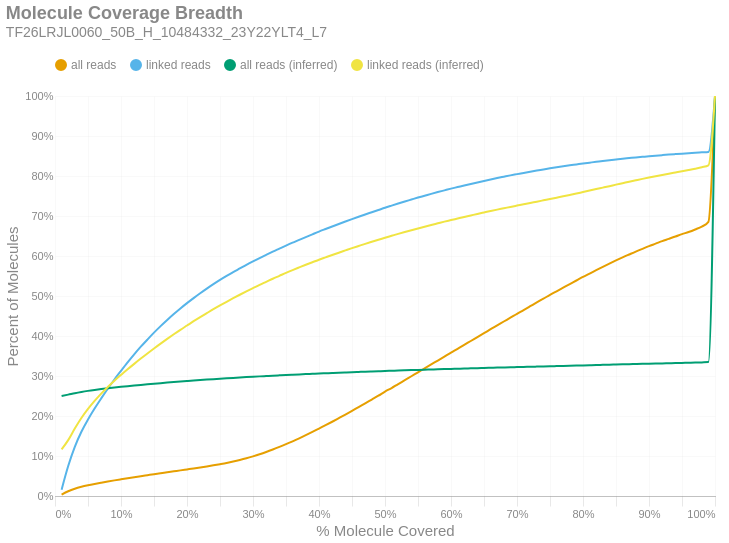

Notebook code for this chart:
### Markdown cell above
### Molecule Read Coverage
This chart shows molecule coverage breadth as computed by the number of bases aligned to that molecule. In other words, "*how much of each unique long molecule is actually sequenced/aligned?*" Keep in mind there is a distinction between sequences and alignments, since some sequences belonging to a particular molecule may not align well and wouldn't appear in the alignment data. This chart also shows molecule coverage breadth as computed by the *inferred fragment* from which the aligned sequences originate. Unlike read coverage, this calculation takes into account the total insert size, including unsequenced gaps between the forward and reverse reads. Like the previous figures, these are cumulative percents.

### Code cell
if SKIPLR:
    print_html(f"Skipped")
else:
    binned_df = consolidated_hist(valids['coverage_bp'], mask, 0.01, True)
    binned_df_inf = consolidated_hist(valids['coverage_inserts'], mask, 0.01, True)
    binned_df = binned_df.with_columns(pl.lit(binned_df_inf['all reads (cumsum)']).alias('all reads (inferred)'))
    binned_df = binned_df.with_columns(pl.lit(binned_df_inf['linked reads (cumsum)']).alias('linked reads (inferred)'))
    binned_df = binned_df.with_columns(
        (pl.col('bin').cast(pl.Float64) + 0.01).alias('right_edge')
    )

    with SafeRender(binned_df):
        (
            density_plot(binned_df, 'Molecule Coverage Breadth', samplename, 'molcov', ['all reads (inferred)','linked reads (inferred)'])
            .encode(
                #x=alt.X('bin:Q', title="% Molecule Covered").axis(format = '%').scale(padding=0),
                x=alt.X('right_edge:Q', title="% Molecule Covered").axis(format='%').scale(padding=0),
                y=alt.Y('value:Q', title='Percent of Molecules')
                    .axis(format='%')
                    .stack(False)
                    .scale(domainMin=0, padding=0),
                color=alt.Color("key:N").scale(domain = ["all reads", "linked reads", "all reads (inferred)", "linked reads (inferred)"]),
                tooltip = [
                    alt.Tooltip("key:N", title = "Data Type"),
                    alt.Tooltip("range_label:N", title="% Molecule Covered"),
                    alt.Tooltip("value:Q", format = ".2%", title="% Molecules")
                ]
            )
        ).display()

### Figure 1 — Vega-Lite specification as saved in the notebook (floating-point values rounded to 4 significant figures)
{"width": "container", "height": 400, "config": {"title": {"anchor": "start", "dy": -15, "fontSize": 18, "color": "#888888", "subtitleColor": "#888888", "subtitleFontSize": 14}, "arc": {"fill": "#0072B2"}, "axis": {"domainColor": "#888888", "domainWidth": 0.5, "gridWidth": 0.2, "grid": false, "titleFontWeight": 400, "titleFontSize": 15, "labelFontSize": 11, "labelColor": "#888888", "tickColor": "#888888", "tickWidth": 0.2, "titleColor": "#888888"}, "axisBand": {"grid": false}, "axisX": {"grid": true, "tickSize": 10, "domainCap": "round"}, "axisY": {"domain": false, "grid": true, "tickSize": 0, "domainCap": "round"}, "background": "transparent", "header": {"labelFontSize": 15, "labelColor": "#888888", "titleFontSize": 15, "titleFontWeight": 600, "titleColor": "#888888"}, "legend": {"labelFont": "sans-serif", "labelFontSize": 12, "labelColor": "#888888", "symbolSize": 100, "symbolType": "circle", "titleFontSize": 12, "titlePadding": 10, "titleColor": "#888888", "title": null, "orient": "top"}, "range": {"category": ["#E69F00", "#56B4E9", "#009E73", "#F0E442", "#0072B2", "#D55E00", "#CC79A7", "#000000"], "diverging": ["#cfe8f3", "#a2d4ec", "#73bfe2", "#46abdb", "#1696d2", "#12719e"]}, "area": {"fill": "#0072B2", "fillOpacity": 0.7, "line": true, "strokeOpacity": 0.7}, "line": {"color": "#0072B2", "stroke": "#0072B2", "strokeWidth": 2}, "trail": {"color": "#0072B2", "stroke": "#0072B2", "strokeWidth": 0, "size": 1}, "point": {"filled": true, "fillOpacity": 1.0, "size": 95}, "text": {"color": "#888888", "fontSize": 11, "align": "right", "fontWeight": 400, "size": 11}, "bar": {"fill": "#0072B2", "stroke": null}, "view": {"stroke": null, "continuousWidth": 660, "continuousHeight": 400}}, "data": {"name": "data-cca4b980fba22dd42af0afecbb14de31"}, "mark": {"type": "line", "interpolate": "monotone", "point": {"opacity": 0, "size": 275}}, "encoding": {"color": {"field": "key", "scale": {"domain": ["all reads", "linked reads", "all reads (inferred)", "linked reads (inferred)"]}, "type": "nominal"}, "tooltip": [{"field": "key", "title": "Data Type", "type": "nominal"}, {"field": "range_label", "title": "% Molecule Covered", "type": "nominal"}, {"field": "value", "format": ".2%", "title": "% Molecules", "type": "quantitative"}], "x": {"axis": {"format": "%"}, "field": "right_edge", "scale": {"padding": 0}, "title": "% Molecule Covered", "type": "quantitative"}, "y": {"axis": {"format": "%"}, "field": "value", "scale": {"domainMin": 0, "padding": 0}, "stack": false, "title": "Percent of Molecules", "type": "quantitative"}}, "params": [{"name": "param_c36ac31b6afebe62", "select": {"type": "point", "fields": ["key"]}, "bind": "legend"}], "title": {"text": "Molecule Coverage Breadth", "subtitle": "TF26LRJL0060_50B_H_10484332_23Y22YLT4_L7"}, "transform": [{"fold": ["all reads (cumsum)", "linked reads (cumsum)", "all reads (inferred)", "linked reads (inferred)"]}, {"calculate": "replace(datum.key, ' (cumsum)', '')", "as": "key"}, {"filter": {"param": "param_c36ac31b6afebe62"}}], "usermeta": {"embedOptions": {"downloadFileName": "TF26LRJL0060_50B_H_10484332_23Y22YLT4_L7.molcov"}}, "$schema": "https://vega.github.io/schema/vega-lite/v6.4.1.json", "datasets": {"data-cca4b980fba22dd42af0afecbb14de31": [{"bin": "0.0", "interval": "0.0-0.01", "all reads": 0.003511, "linked reads": 0.01588, "all reads (cumsum)": 0.003511, "linked reads (cumsum)": 0.01588, "range_label": "0.0-0.01", "all reads (inferred)": 0.2501, "linked reads (inferred)": 0.1165, "right_edge": 0.01}, {"bin": "0.01", "interval": "0.01-0.02", "all reads": 0.008352, "linked reads": 0.05908, "all reads (cumsum)": 0.01186, "linked reads (cumsum)": 0.07496, "range_label": "0.01-0.02", "all reads (inferred)": 0.2534, "linked reads (inferred)": 0.1398, "right_edge": 0.02}, {"bin": "0.02", "interval": "0.02-0.03", "all reads": 0.006352, "linked reads": 0.04799, "all reads (cumsum)": 0.01821, "linked reads (cumsum)": 0.1229, "range_label": "0.02-0.03", "all reads (inferred)": 0.257, "linked reads (inferred)": 0.1686, "right_edge": 0.03}, {"bin": "0.03", "interval": "0.03-0.04", "all reads": 0.004784, "linked reads": 0.0376, "all reads (cumsum)": 0.023, "linked reads (cumsum)": 0.1605, "range_label": "0.03-0.04", "all reads (inferred)": 0.2601, "linked reads (inferred)": 0.1949, "right_edge": 0.04}, {"bin": "0.04", "interval": "0.04-0.05", "all reads": 0.003873, "linked reads": 0.03094, "all reads (cumsum)": 0.02687, "linked reads (cumsum)": 0.1915, "range_label": "0.04-0.05", "all reads (inferred)": 0.2628, "linked reads (inferred)": 0.2177, "right_edge": 0.05}, {"bin": "0.05", "interval": "0.05-0.06", "all reads": 0.003361, "linked reads": 0.02734, "all reads (cumsum)": 0.03023, "linked reads (cumsum)": 0.2188, "range_label": "0.05-0.06", "all reads (inferred)": 0.2652, "linked reads (inferred)": 0.2378, "right_edge": 0.06}, {"bin": "0.06", "interval": "0.06-0.07", "all reads": 0.003072, "linked reads": 0.02517, "all reads (cumsum)": 0.0333, "linked reads (cumsum)": 0.244, "range_label": "0.06-0.07", "all reads (inferred)": 0.2673, "linked reads (inferred)": 0.256, "right_edge": 0.07}, {"bin": "0.07", "interval": "0.07-0.08", "all reads": 0.002937, "linked reads": 0.02413, "all reads (cumsum)": 0.03624, "linked reads (cumsum)": 0.2681, "range_label": "0.07-0.08", "all reads (inferred)": 0.2693, "linked reads (inferred)": 0.2725, "right_edge": 0.08}, {"bin": "0.08", "interval": "0.08-0.09", "all reads": 0.002833, "linked reads": 0.02312, "all reads (cumsum)": 0.03907, "linked reads (cumsum)": 0.2912, "range_label": "0.08-0.09", "all reads (inferred)": 0.2711, "linked reads (inferred)": 0.2882, "right_edge": 0.09}, {"bin": "0.09", "interval": "0.09-0.1", "all reads": 0.002712, "linked reads": 0.0217, "all reads (cumsum)": 0.04179, "linked reads (cumsum)": 0.3129, "range_label": "0.09-0.1", "all reads (inferred)": 0.2729, "linked reads (inferred)": 0.3028, "right_edge": 0.1}, {"bin": "0.1", "interval": "0.1-0.11", "all reads": 0.002669, "linked reads": 0.02116, "all reads (cumsum)": 0.04445, "linked reads (cumsum)": 0.3341, "range_label": "0.1-0.11", "all reads (inferred)": 0.2746, "linked reads (inferred)": 0.3168, "right_edge": 0.11}, {"bin": "0.11", "interval": "0.11-0.12", "all reads": 0.002587, "linked reads": 0.02003, "all reads (cumsum)": 0.04704, "linked reads (cumsum)": 0.3541, "range_label": "0.11-0.12", "all reads (inferred)": 0.2762, "linked reads (inferred)": 0.3304, "right_edge": 0.12}, {"bin": "0.12", "interval": "0.12-0.13", "all reads": 0.002527, "linked reads": 0.0191, "all reads (cumsum)": 0.04957, "linked reads (cumsum)": 0.3732, "range_label": "0.12-0.13", "all reads (inferred)": 0.2777, "linked reads (inferred)": 0.3436, "right_edge": 0.13}, {"bin": "0.13", "interval": "0.13-0.14", "all reads": 0.002455, "linked reads": 0.01785, "all reads (cumsum)": 0.05202, "linked reads (cumsum)": 0.3911, "range_label": "0.13-0.14", "all reads (inferred)": 0.2793, "linked reads (inferred)": 0.3564, "right_edge": 0.14}, {"bin": "0.14", "interval": "0.14-0.15", "all reads": 0.002459, "linked reads": 0.01725, "all reads (cumsum)": 0.05448, "linked reads (cumsum)": 0.4083, "range_label": "0.14-0.15", "all reads (inferred)": 0.2807, "linked reads (inferred)": 0.3689, "right_edge": 0.15}, {"bin": "0.15", "interval": "0.15-0.16", "all reads": 0.002404, "linked reads": 0.01635, "all reads (cumsum)": 0.05689, "linked reads (cumsum)": 0.4247, "range_label": "0.15-0.16", "all reads (inferred)": 0.2822, "linked reads (inferred)": 0.381, "right_edge": 0.16}, {"bin": "0.16", "interval": "0.16-0.17", "all reads": 0.002379, "linked reads": 0.01543, "all reads (cumsum)": 0.05927, "linked reads (cumsum)": 0.4401, "range_label": "0.16-0.17", "all reads (inferred)": 0.2835, "linked reads (inferred)": 0.3928, "right_edge": 0.17}, {"bin": "0.17", "interval": "0.17-0.18", "all reads": 0.002398, "linked reads": 0.01486, "all reads (cumsum)": 0.06166, "linked reads (cumsum)": 0.455, "range_label": "0.17-0.18", "all reads (inferred)": 0.2849, "linked reads (inferred)": 0.4043, "right_edge": 0.18}, {"bin": "0.18", "interval": "0.18-0.19", "all reads": 0.002384, "linked reads": 0.01393, "all reads (cumsum)": 0.06405, "linked reads (cumsum)": 0.4689, "range_label": "0.18-0.19", "all reads (inferred)": 0.2862, "linked reads (inferred)": 0.4154, "right_edge": 0.19}, {"bin": "0.19", "interval": "0.19-0.2", "all reads": 0.002431, "linked reads": 0.01337, "all reads (cumsum)": 0.06648, "linked reads (cumsum)": 0.4823, "range_label": "0.19-0.2", "all reads (inferred)": 0.2874, "linked reads (inferred)": 0.4262, "right_edge": 0.2}, {"bin": "0.2", "interval": "0.2-0.21", "all reads": 0.00243, "linked reads": 0.01254, "all reads (cumsum)": 0.06891, "linked reads (cumsum)": 0.4948, "range_label": "0.2-0.21", "all reads (inferred)": 0.2887, "linked reads (inferred)": 0.437, "right_edge": 0.21}, {"bin": "0.21", "interval": "0.21-0.22", "all reads": 0.002507, "linked reads": 0.01204, "all reads (cumsum)": 0.07142, "linked reads (cumsum)": 0.5068, "range_label": "0.21-0.22", "all reads (inferred)": 0.2898, "linked reads (inferred)": 0.4472, "right_edge": 0.22}, {"bin": "0.22", "interval": "0.22-0.23", "all reads": 0.002587, "linked reads": 0.01157, "all reads (cumsum)": 0.074, "linked reads (cumsum)": 0.5184, "range_label": "0.22-0.23", "all reads (inferred)": 0.291, "linked reads (inferred)": 0.4571, "right_edge": 0.23}, {"bin": "0.23", "interval": "0.23-0.24", "all reads": 0.002717, "linked reads": 0.01109, "all reads (cumsum)": 0.07672, "linked reads (cumsum)": 0.5295, "range_label": "0.23-0.24", "all reads (inferred)": 0.2921, "linked reads (inferred)": 0.467, "right_edge": 0.24}, {"bin": "0.24", "interval": "0.24-0.25", "all reads": 0.002887, "linked reads": 0.01058, "all reads (cumsum)": 0.07961, "linked reads (cumsum)": 0.5401, "range_label": "0.24-0.25", "all reads (inferred)": 0.2932, "linked reads (inferred)": 0.4764, "right_edge": 0.25}, {"bin": "0.25", "interval": "0.25-0.26", "all reads": 0.003025, "linked reads": 0.009968, "all reads (cumsum)": 0.08263, "linked reads (cumsum)": 0.5501, "range_label": "0.25-0.26", "all reads (inferred)": 0.2942, "linked reads (inferred)": 0.4855, "right_edge": 0.26}, {"bin": "0.26", "interval": "0.26-0.27", "all reads": 0.003414, "linked reads": 0.009617, "all reads (cumsum)": 0.08605, "linked reads (cumsum)": 0.5597, "range_label": "0.26-0.27", "all reads (inferred)": 0.2953, "linked reads (inferred)": 0.4945, "right_edge": 0.27}, {"bin": "0.27", "interval": "0.27-0.28", "all reads": 0.003816, "linked reads": 0.009083, "all reads (cumsum)": 0.08986, "linked reads (cumsum)": 0.5688, "range_label": "0.27-0.28", "all reads (inferred)": 0.2962, "linked reads (inferred)": 0.5031, "right_edge": 0.28}, {"bin": "0.28", "interval": "0.28-0.29", "all reads": 0.004294, "linked reads": 0.009125, "all reads (cumsum)": 0.09416, "linked reads (cumsum)": 0.5779, "range_label": "0.28-0.29", "all reads (inferred)": 0.2972, "linked reads (inferred)": 0.5116, "right_edge": 0.29}, {"bin": "0.29", "interval": "0.29-0.3", "all reads": 0.004865, "linked reads": 0.008697, "all reads (cumsum)": 0.09902, "linked reads (cumsum)": 0.5866, "range_label": "0.29-0.3", "all reads (inferred)": 0.2981, "linked reads (inferred)": 0.5198, "right_edge": 0.3}, {"bin": "0.3", "interval": "0.3-0.31", "all reads": 0.005247, "linked reads": 0.008359, "all reads (cumsum)": 0.1043, "linked reads (cumsum)": 0.5949, "range_label": "0.3-0.31", "all reads (inferred)": 0.2991, "linked reads (inferred)": 0.5278, "right_edge": 0.31}, {"bin": "0.31", "interval": "0.31-0.32", "all reads": 0.005712, "linked reads": 0.008098, "all reads (cumsum)": 0.11, "linked reads (cumsum)": 0.603, "range_label": "0.31-0.32", "all reads (inferred)": 0.2999, "linked reads (inferred)": 0.5355, "right_edge": 0.32}, {"bin": "0.32", "interval": "0.32-0.33", "all reads": 0.006153, "linked reads": 0.007923, "all reads (cumsum)": 0.1161, "linked reads (cumsum)": 0.611, "range_label": "0.32-0.33", "all reads (inferred)": 0.3008, "linked reads (inferred)": 0.5432, "right_edge": 0.33}, {"bin": "0.33", "interval": "0.33-0.34", "all reads": 0.006509, "linked reads": 0.007537, "all reads (cumsum)": 0.1226, "linked reads (cumsum)": 0.6185, "range_label": "0.33-0.34", "all reads (inferred)": 0.3016, "linked reads (inferred)": 0.5505, "right_edge": 0.34}, {"bin": "0.34", "interval": "0.34-0.35", "all reads": 0.006864, "linked reads": 0.007549, "all reads (cumsum)": 0.1295, "linked reads (cumsum)": 0.626, "range_label": "0.34-0.35", "all reads (inferred)": 0.3025, "linked reads (inferred)": 0.5579, "right_edge": 0.35}, {"bin": "0.35", "interval": "0.35-0.36", "all reads": 0.007156, "linked reads": 0.007296, "all reads (cumsum)": 0.1367, "linked reads (cumsum)": 0.6333, "range_label": "0.35-0.36", "all reads (inferred)": 0.3033, "linked reads (inferred)": 0.5648, "right_edge": 0.36}, {"bin": "0.36", "interval": "0.36-0.37", "all reads": 0.007532, "linked reads": 0.006941, "all reads (cumsum)": 0.1442, "linked reads (cumsum)": 0.6403, "range_label": "0.36-0.37", "all reads (inferred)": 0.304, "linked reads (inferred)": 0.5714, "right_edge": 0.37}, {"bin": "0.37", "interval": "0.37-0.38", "all reads": 0.007876, "linked reads": 0.007104, "all reads (cumsum)": 0.1521, "linked reads (cumsum)": 0.6474, "range_label": "0.37-0.38", "all reads (inferred)": 0.3048, "linked reads (inferred)": 0.578, "right_edge": 0.38}, {"bin": "0.38", "interval": "0.38-0.39", "all reads": 0.008162, "linked reads": 0.006837, "all reads (cumsum)": 0.1602, "linked reads (cumsum)": 0.6542, "range_label": "0.38-0.39", "all reads (inferred)": 0.3055, "linked reads (inferred)": 0.5843, "right_edge": 0.39}, {"bin": "0.39", "interval": "0.39-0.4", "all reads": 0.008423, "linked reads": 0.006799, "all reads (cumsum)": 0.1687, "linked reads (cumsum)": 0.661, "range_label": "0.39-0.4", "all reads (inferred)": 0.3062, "linked reads (inferred)": 0.5906, "right_edge": 0.4}, {"bin": "0.4", "interval": "0.4-0.41", "all reads": 0.008351, "linked reads": 0.006436, "all reads (cumsum)": 0.177, "linked reads (cumsum)": 0.6675, "range_label": "0.4-0.41", "all reads (inferred)": 0.3069, "linked reads (inferred)": 0.5966, "right_edge": 0.41}, {"bin": "0.41", "interval": "0.41-0.42", "all reads": 0.008628, "linked reads": 0.006373, "all reads (cumsum)": 0.1856, "linked reads (cumsum)": 0.6738, "range_label": "0.41-0.42", "all reads (inferred)": 0.3076, "linked reads (inferred)": 0.6025, "right_edge": 0.42}, {"bin": "0.42", "interval": "0.42-0.43", "all reads": 0.00892, "linked reads": 0.006319, "all reads (cumsum)": 0.1946, "linked reads (cumsum)": 0.6801, "range_label": "0.42-0.43", "all reads (inferred)": 0.3082, "linked reads (inferred)": 0.6083, "right_edge": 0.43}, {"bin": "0.43", "interval": "0.43-0.44", "all reads": 0.009009, "linked reads": 0.006126, "all reads (cumsum)": 0.2036, "linked reads (cumsum)": 0.6863, "range_label": "0.43-0.44", "all reads (inferred)": 0.3089, "linked reads (inferred)": 0.6139, "right_edge": 0.44}, {"bin": "0.44", "interval": "0.44-0.45", "all reads": 0.009314, "linked reads": 0.006007, "all reads (cumsum)": 0.2129, "linked reads (cumsum)": 0.6923, "range_label": "0.44-0.45", "all reads (inferred)": 0.3095, "linked reads (inferred)": 0.6196, "right_edge": 0.45}, {"bin": "0.45", "interval": "0.45-0.46", "all reads": 0.009451, "linked reads": 0.005841, "all reads (cumsum)": 0.2223, "linked reads (cumsum)": 0.6981, "range_label": "0.45-0.46", "all reads (inferred)": 0.3101, "linked reads (inferred)": 0.625, "right_edge": 0.46}, {"bin": "0.46", "interval": "0.46-0.47", "all reads": 0.009398, "linked reads": 0.005701, "all reads (cumsum)": 0.2317, "linked reads (cumsum)": 0.7038, "range_label": "0.46-0.47", "all reads (inferred)": 0.3108, "linked reads (inferred)": 0.6304, "right_edge": 0.47}, {"bin": "0.47", "interval": "0.47-0.48", "all reads": 0.009491, "linked reads": 0.005596, "all reads (cumsum)": 0.2412, "linked reads (cumsum)": 0.7094, "range_label": "0.47-0.48", "all reads (inferred)": 0.3113, "linked reads (inferred)": 0.6355, "right_edge": 0.48}, {"bin": "0.48", "interval": "0.48-0.49", "all reads": 0.009452, "linked reads": 0.00561, "all reads (cumsum)": 0.2507, "linked reads (cumsum)": 0.715, "range_label": "0.48-0.49", "all reads (inferred)": 0.3119, "linked reads (inferred)": 0.6406, "right_edge": 0.49}, {"bin": "0.49", "interval": "0.49-0.5", "all reads": 0.01029, "linked reads": 0.005628, "all reads (cumsum)": 0.261, "linked reads (cumsum)": 0.7207, "range_label": "0.49-0.5", "all reads (inferred)": 0.3125, "linked reads (inferred)": 0.6456, "right_edge": 0.5}, {"bin": "0.5", "interval": "0.5-0.51", "all reads": 0.008982, "linked reads": 0.005285, "all reads (cumsum)": 0.2699, "linked reads (cumsum)": 0.7259, "range_label": "0.5-0.51", "all reads (inferred)": 0.3131, "linked reads (inferred)": 0.6505, "right_edge": 0.51}, {"bin": "0.51", "interval": "0.51-0.52", "all reads": 0.009932, "linked reads": 0.005188, "all reads (cumsum)": 0.2799, "linked reads (cumsum)": 0.7311, "range_label": "0.51-0.52", "all reads (inferred)": 0.3136, "linked reads (inferred)": 0.6554, "right_edge": 0.52}, {"bin": "0.52", "interval": "0.52-0.53", "all reads": 0.009651, "linked reads": 0.005052, "all reads (cumsum)": 0.2895, "linked reads (cumsum)": 0.7362, "range_label": "0.52-0.53", "all reads (inferred)": 0.3142, "linked reads (inferred)": 0.66, "right_edge": 0.53}, {"bin": "0.53", "interval": "0.53-0.54", "all reads": 0.009857, "linked reads": 0.004944, "all reads (cumsum)": 0.2994, "linked reads (cumsum)": 0.7411, "range_label": "0.53-0.54", "all reads (inferred)": 0.3147, "linked reads (inferred)": 0.6644, "right_edge": 0.54}, {"bin": "0.54", "interval": "0.54-0.55", "all reads": 0.009772, "linked reads": 0.004933, "all reads (cumsum)": 0.3092, "linked reads (cumsum)": 0.7461, "range_label": "0.54-0.55", "all reads (inferred)": 0.3152, "linked reads (inferred)": 0.669, "right_edge": 0.55}, {"bin": "0.55", "interval": "0.55-0.56", "all reads": 0.009918, "linked reads": 0.004615, "all reads (cumsum)": 0.3191, "linked reads (cumsum)": 0.7507, "range_label": "0.55-0.56", "all reads (inferred)": 0.3157, "linked reads (inferred)": 0.6733, "right_edge": 0.56}, {"bin": "0.56", "interval": "0.56-0.57", "all reads": 0.009813, "linked reads": 0.004666, "all reads (cumsum)": 0.3289, "linked reads (cumsum)": 0.7553, "range_label": "0.56-0.57", "all reads (inferred)": 0.3162, "linked reads (inferred)": 0.6776, "right_edge": 0.57}, {"bin": "0.57", "interval": "0.57-0.58", "all reads": 0.009701, "linked reads": 0.004481, "all reads (cumsum)": 0.3386, "linked reads (cumsum)": 0.7598, "range_label": "0.57-0.58", "all reads (inferred)": 0.3167, "linked reads (inferred)": 0.6817, "right_edge": 0.58}, {"bin": "0.58", "interval": "0.58-0.59", "all reads": 0.009807, "linked reads": 0.00428, "all reads (cumsum)": 0.3484, "linked reads (cumsum)": 0.7641, "range_label": "0.58-0.59", "all reads (inferred)": 0.3172, "linked reads (inferred)": 0.6859, "right_edge": 0.59}, {"bin": "0.59", "interval": "0.59-0.6", "all reads": 0.009976, "linked reads": 0.004262, "all reads (cumsum)": 0.3584, "linked reads (cumsum)": 0.7684, "range_label": "0.59-0.6", "all reads (inferred)": 0.3177, "linked reads (inferred)": 0.6898, "right_edge": 0.6}, {"bin": "0.6", "interval": "0.6-0.61", "all reads": 0.009525, "linked reads": 0.003956, "all reads (cumsum)": 0.3679, "linked reads (cumsum)": 0.7723, "range_label": "0.6-0.61", "all reads (inferred)": 0.3182, "linked reads (inferred)": 0.6937, "right_edge": 0.61}, {"bin": "0.61", "interval": "0.61-0.62", "all reads": 0.009906, "linked reads": 0.00398, "all reads (cumsum)": 0.3778, "linked reads (cumsum)": 0.7763, "range_label": "0.61-0.62", "all reads (inferred)": 0.3187, "linked reads (inferred)": 0.6976, "right_edge": 0.62}, {"bin": "0.62", "interval": "0.62-0.63", "all reads": 0.009707, "linked reads": 0.003883, "all reads (cumsum)": 0.3875, "linked reads (cumsum)": 0.7802, "range_label": "0.62-0.63", "all reads (inferred)": 0.3191, "linked reads (inferred)": 0.7014, "right_edge": 0.63}, {"bin": "0.63", "interval": "0.63-0.64", "all reads": 0.00981, "linked reads": 0.003791, "all reads (cumsum)": 0.3973, "linked reads (cumsum)": 0.784, "range_label": "0.63-0.64", "all reads (inferred)": 0.3196, "linked reads (inferred)": 0.7051, "right_edge": 0.64}, {"bin": "0.64", "interval": "0.64-0.65", "all reads": 0.009688, "linked reads": 0.00372, "all reads (cumsum)": 0.407, "linked reads (cumsum)": 0.7877, "range_label": "0.64-0.65", "all reads (inferred)": 0.3201, "linked reads (inferred)": 0.7088, "right_edge": 0.65}, {"bin": "0.65", "interval": "0.65-0.66", "all reads": 0.009946, "linked reads": 0.00363, "all reads (cumsum)": 0.417, "linked reads (cumsum)": 0.7913, "range_label": "0.65-0.66", "all reads (inferred)": 0.3205, "linked reads (inferred)": 0.7124, "right_edge": 0.66}, {"bin": "0.66", "interval": "0.66-0.67", "all reads": 0.00961, "linked reads": 0.003542, "all reads (cumsum)": 0.4266, "linked reads (cumsum)": 0.7949, "range_label": "0.66-0.67", "all reads (inferred)": 0.321, "linked reads (inferred)": 0.716, "right_edge": 0.67}, {"bin": "0.67", "interval": "0.67-0.68", "all reads": 0.009679, "linked reads": 0.003372, "all reads (cumsum)": 0.4362, "linked reads (cumsum)": 0.7982, "range_label": "0.67-0.68", "all reads (inferred)": 0.3214, "linked reads (inferred)": 0.7193, "right_edge": 0.68}, {"bin": "0.68", "interval": "0.68-0.69", "all reads": 0.009542, "linked reads": 0.003347, "all reads (cumsum)": 0.4458, "linked reads (cumsum)": 0.8016, "range_label": "0.68-0.69", "all reads (inferred)": 0.3218, "linked reads (inferred)": 0.7227, "right_edge": 0.69}, {"bin": "0.69", "interval": "0.69-0.7", "all reads": 0.009785, "linked reads": 0.003075, "all reads (cumsum)": 0.4556, "linked reads (cumsum)": 0.8047, "range_label": "0.69-0.7", "all reads (inferred)": 0.3223, "linked reads (inferred)": 0.726, "right_edge": 0.7}, {"bin": "0.7", "interval": "0.7-0.71", "all reads": 0.009375, "linked reads": 0.003092, "all reads (cumsum)": 0.4649, "linked reads (cumsum)": 0.8077, "range_label": "0.7-0.71", "all reads (inferred)": 0.3227, "linked reads (inferred)": 0.7293, "right_edge": 0.71}, {"bin": "0.71", "interval": "0.71-0.72", "all reads": 0.00949, "linked reads": 0.002957, "all reads (cumsum)": 0.4744, "linked reads (cumsum)": 0.8107, "range_label": "0.71-0.72", "all reads (inferred)": 0.3231, "linked reads (inferred)": 0.7327, "right_edge": 0.72}, {"bin": "0.72", "interval": "0.72-0.73", "all reads": 0.009519, "linked reads": 0.002874, "all reads (cumsum)": 0.484, "linked reads (cumsum)": 0.8136, "range_label": "0.72-0.73", "all reads (inferred)": 0.3235, "linked reads (inferred)": 0.7359, "right_edge": 0.73}, {"bin": "0.73", "interval": "0.73-0.74", "all reads": 0.009321, "linked reads": 0.002754, "all reads (cumsum)": 0.4933, "linked reads (cumsum)": 0.8163, "range_label": "0.73-0.74", "all reads (inferred)": 0.3239, "linked reads (inferred)": 0.7392, "right_edge": 0.74}, {"bin": "0.74", "interval": "0.74-0.75", "all reads": 0.009671, "linked reads": 0.002825, "all reads (cumsum)": 0.5029, "linked reads (cumsum)": 0.8192, "range_label": "0.74-0.75", "all reads (inferred)": 0.3244, "linked reads (inferred)": 0.7425, "right_edge": 0.75}, {"bin": "0.75", "interval": "0.75-0.76", "all reads": 0.008909, "linked reads": 0.002628, "all reads (cumsum)": 0.5119, "linked reads (cumsum)": 0.8218, "range_label": "0.75-0.76", "all reads (inferred)": 0.3248, "linked reads (inferred)": 0.7458, "right_edge": 0.76}, {"bin": "0.76", "interval": "0.76-0.77", "all reads": 0.009069, "linked reads": 0.002502, "all reads (cumsum)": 0.5209, "linked reads (cumsum)": 0.8243, "range_label": "0.76-0.77", "all reads (inferred)": 0.3252, "linked reads (inferred)": 0.7491, "right_edge": 0.77}, {"bin": "0.77", "interval": "0.77-0.78", "all reads": 0.009032, "linked reads": 0.002412, "all reads (cumsum)": 0.53, "linked reads (cumsum)": 0.8267, "range_label": "0.77-0.78", "all reads (inferred)": 0.3256, "linked reads (inferred)": 0.7526, "right_edge": 0.78}, {"bin": "0.78", "interval": "0.78-0.79", "all reads": 0.008801, "linked reads": 0.002306, "all reads (cumsum)": 0.5388, "linked reads (cumsum)": 0.829, "range_label": "0.78-0.79", "all reads (inferred)": 0.326, "linked reads (inferred)": 0.7561, "right_edge": 0.79}, {"bin": "0.79", "interval": "0.79-0.8", "all reads": 0.009084, "linked reads": 0.002345, "all reads (cumsum)": 0.5478, "linked reads (cumsum)": 0.8314, "range_label": "0.79-0.8", "all reads (inferred)": 0.3265, "linked reads (inferred)": 0.7599, "right_edge": 0.8}, {"bin": "0.8", "interval": "0.8-0.81", "all reads": 0.0083, "linked reads": 0.002058, "all reads (cumsum)": 0.5561, "linked reads (cumsum)": 0.8334, "range_label": "0.8-0.81", "all reads (inferred)": 0.3269, "linked reads (inferred)": 0.7637, "right_edge": 0.81}, {"bin": "0.81", "interval": "0.81-0.82", "all reads": 0.008438, "linked reads": 0.002059, "all reads (cumsum)": 0.5646, "linked reads (cumsum)": 0.8355, "range_label": "0.81-0.82", "all reads (inferred)": 0.3274, "linked reads (inferred)": 0.7674, "right_edge": 0.82}, {"bin": "0.82", "interval": "0.82-0.83", "all reads": 0.008331, "linked reads": 0.0021, "all reads (cumsum)": 0.5729, "linked reads (cumsum)": 0.8376, "range_label": "0.82-0.83", "all reads (inferred)": 0.3278, "linked reads (inferred)": 0.771, "right_edge": 0.83}, {"bin": "0.83", "interval": "0.83-0.84", "all reads": 0.008134, "linked reads": 0.00194, "all reads (cumsum)": 0.581, "linked reads (cumsum)": 0.8395, "range_label": "0.83-0.84", "all reads (inferred)": 0.3282, "linked reads (inferred)": 0.7746, "right_edge": 0.84}, {"bin": "0.84", "interval": "0.84-0.85", "all reads": 0.007833, "linked reads": 0.001799, "all reads (cumsum)": 0.5889, "linked reads (cumsum)": 0.8413, "range_label": "0.84-0.85", "all reads (inferred)": 0.3287, "linked reads (inferred)": 0.7784, "right_edge": 0.85}, {"bin": "0.85", "interval": "0.85-0.86", "all reads": 0.007646, "linked reads": 0.001787, "all reads (cumsum)": 0.5965, "linked reads (cumsum)": 0.8431, "range_label": "0.85-0.86", "all reads (inferred)": 0.3291, "linked reads (inferred)": 0.782, "right_edge": 0.86}, {"bin": "0.86", "interval": "0.86-0.87", "all reads": 0.007283, "linked reads": 0.001646, "all reads (cumsum)": 0.6038, "linked reads (cumsum)": 0.8447, "range_label": "0.86-0.87", "all reads (inferred)": 0.3295, "linked reads (inferred)": 0.7856, "right_edge": 0.87}, {"bin": "0.87", "interval": "0.87-0.88", "all reads": 0.007209, "linked reads": 0.001664, "all reads (cumsum)": 0.611, "linked reads (cumsum)": 0.8464, "range_label": "0.87-0.88", "all reads (inferred)": 0.3299, "linked reads (inferred)": 0.7892, "right_edge": 0.88}, {"bin": "0.88", "interval": "0.88-0.89", "all reads": 0.006863, "linked reads": 0.001484, "all reads (cumsum)": 0.6179, "linked reads (cumsum)": 0.8479, "range_label": "0.88-0.89", "all reads (inferred)": 0.3303, "linked reads (inferred)": 0.7928, "right_edge": 0.89}, {"bin": "0.89", "interval": "0.89-0.9", "all reads": 0.00676, "linked reads": 0.001482, "all reads (cumsum)": 0.6246, "linked reads (cumsum)": 0.8494, "range_label": "0.89-0.9", "all reads (inferred)": 0.3307, "linked reads (inferred)": 0.7962, "right_edge": 0.9}, {"bin": "0.9", "interval": "0.9-0.91", "all reads": 0.006184, "linked reads": 0.001415, "all reads (cumsum)": 0.6308, "linked reads (cumsum)": 0.8508, "range_label": "0.9-0.91", "all reads (inferred)": 0.3311, "linked reads (inferred)": 0.7995, "right_edge": 0.91}, {"bin": "0.91", "interval": "0.91-0.92", "all reads": 0.006375, "linked reads": 0.001367, "all reads (cumsum)": 0.6372, "linked reads (cumsum)": 0.8522, "range_label": "0.91-0.92", "all reads (inferred)": 0.3315, "linked reads (inferred)": 0.8027, "right_edge": 0.92}, {"bin": "0.92", "interval": "0.92-0.93", "all reads": 0.005658, "linked reads": 0.001329, "all reads (cumsum)": 0.6429, "linked reads (cumsum)": 0.8535, "range_label": "0.92-0.93", "all reads (inferred)": 0.3319, "linked reads (inferred)": 0.8058, "right_edge": 0.93}, {"bin": "0.93", "interval": "0.93-0.94", "all reads": 0.005785, "linked reads": 0.001234, "all reads (cumsum)": 0.6486, "linked reads (cumsum)": 0.8547, "range_label": "0.93-0.94", "all reads (inferred)": 0.3323, "linked reads (inferred)": 0.8088, "right_edge": 0.94}, {"bin": "0.94", "interval": "0.94-0.95", "all reads": 0.006135, "linked reads": 0.001205, "all reads (cumsum)": 0.6548, "linked reads (cumsum)": 0.8559, "range_label": "0.94-0.95", "all reads (inferred)": 0.3327, "linked reads (inferred)": 0.8118, "right_edge": 0.95}, {"bin": "0.95", "interval": "0.95-0.96", "all reads": 0.005231, "linked reads": 0.001136, "all reads (cumsum)": 0.66, "linked reads (cumsum)": 0.8571, "range_label": "0.95-0.96", "all reads (inferred)": 0.3331, "linked reads (inferred)": 0.815, "right_edge": 0.96}, {"bin": "0.96", "interval": "0.96-0.97", "all reads": 0.006354, "linked reads": 0.001042, "all reads (cumsum)": 0.6664, "linked reads (cumsum)": 0.8581, "range_label": "0.96-0.97", "all reads (inferred)": 0.3335, "linked reads (inferred)": 0.8183, "right_edge": 0.97}, {"bin": "0.97", "interval": "0.97-0.98", "all reads": 0.007217, "linked reads": 0.0009864, "all reads (cumsum)": 0.6736, "linked reads (cumsum)": 0.8591, "range_label": "0.97-0.98", "all reads (inferred)": 0.334, "linked reads (inferred)": 0.8219, "right_edge": 0.98}, {"bin": "0.98", "interval": "0.98-0.99", "all reads": 0.01163, "linked reads": 0.0009984, "all reads (cumsum)": 0.6852, "linked reads (cumsum)": 0.8601, "range_label": "0.98-0.99", "all reads (inferred)": 0.3347, "linked reads (inferred)": 0.8266, "right_edge": 0.99}, {"bin": "0.99", "interval": "0.99-1.0", "all reads": 0.3148, "linked reads": 0.1399, "all reads (cumsum)": 1.0, "linked reads (cumsum)": 1.0, "range_label": "0.99-1.0", "all reads (inferred)": 1.0, "linked reads (inferred)": 1.0, "right_edge": 1.0}]}}
